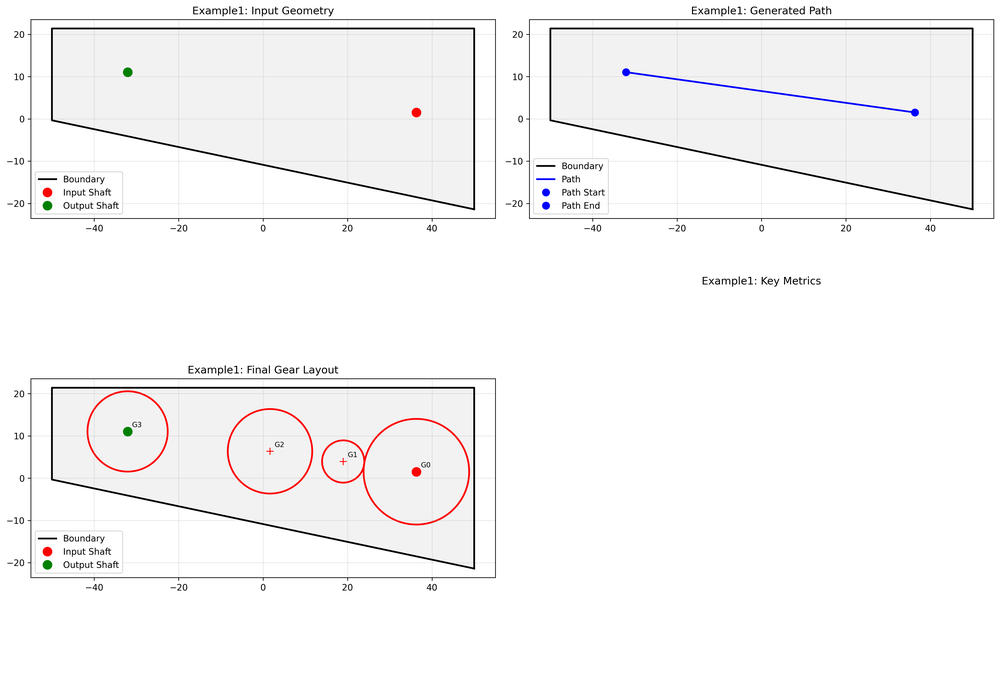
#> input picture technical_report_example1.png, 1000 x 673 px, shrunk from 4770 x 3208 before the run
$ python -i preprocessing_skills.py   (imports and definitions only)
#> lines starting #> are read from the running program, lines starting #| are printed output that depends on the picture; after the words box and inside, x2 and y2 are one past the last pixel; in counts of white or black regions, pixels touching at a corner belong together
#> further down, picture is the input picture: shape (673, 1000, 3); mean B, G, R 246.1, 245.9, 246.6
"""
Preprocessing skills for GearRL system handling image processing and coordinate normalization.
"""

import cv2
import numpy as np
from typing import Tuple, List, Dict, Any, Optional
from common.data_models import Point


class ImageProcessor:
    """Handles image preprocessing for gear system detection."""

    # [35 lines left out: function detect_shaft_centers, not called in this run]

    @staticmethod
    def detect_boundary(img: np.ndarray, epsilon_factor: float = 0.001) -> List[Point]:
        """
        Detect and approximate boundary polygon from image.

        Args:
            img: Input BGR image
            epsilon_factor: Factor for contour approximation (Ramer-Douglas-Peucker)

        Returns:
            List of boundary points as Point objects
        """
#> called with epsilon_factor = 0.001
        gray = cv2.cvtColor(img, cv2.COLOR_BGR2GRAY)
        blurred = cv2.GaussianBlur(gray, (5, 5), 0)
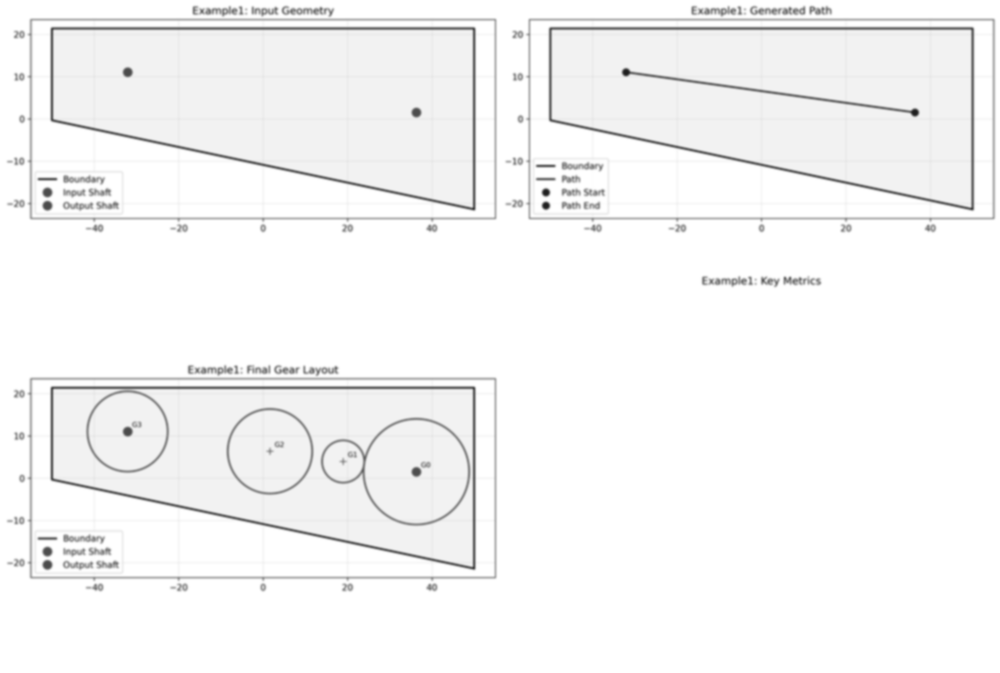
#> blurred: shape (673, 1000); min 30, max 255, mean 246.1
        edged = cv2.Canny(blurred, 50, 150)
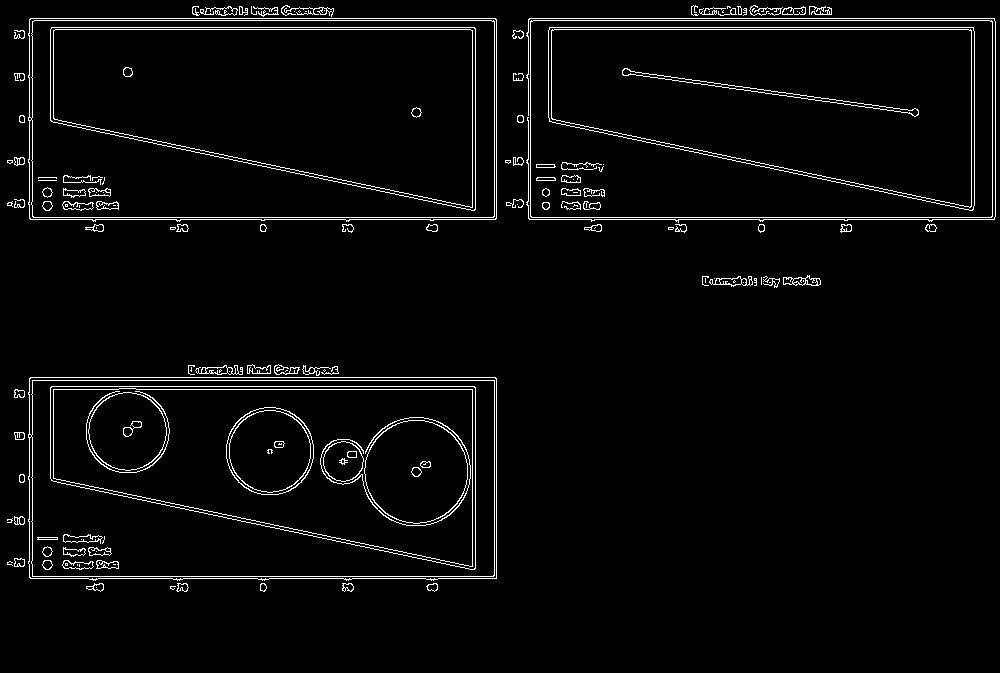
#> edged: shape (673, 1000); 3.4% white in thin lines or dots, all inside (x1, y1, x2, y2) = (7, 5, 996, 592)
        contours, _ = cv2.findContours(edged, cv2.RETR_EXTERNAL, cv2.CHAIN_APPROX_SIMPLE)
#> contours = 85 contours, 44 with area under 20; largest, box (x1, y1, x2, y2) and area: (28, 377, 497, 581) 93942, (28, 18, 497, 222) 93908, (530, 20, 993, 218) 91010, (783, 275, 821, 286) 242, (195, 365, 243, 375) 230

        if not contours:
            return []

        largest_contour = max(contours, key=cv2.contourArea)
#> largest_contour = contour of 72 points, box (x1, y1, x2, y2) (28, 377, 497, 581), area 93942
        approximated_points = ImageProcessor._approximate_contour(largest_contour, epsilon_factor)

        return [Point(x=float(p[0]), y=float(p[1])) for p in approximated_points]

    # [9 lines left out: function _get_contour_center, not called in this run]

    @staticmethod
    def _approximate_contour(contour: np.ndarray, epsilon_factor: float = 0.001) -> List[List[int]]:
        """Approximate contour using Ramer-Douglas-Peucker algorithm."""
#> called with contour = array of shape (72, 1, 2), epsilon_factor = 0.001
        epsilon = epsilon_factor * cv2.arcLength(contour, True)
#> epsilon = 1.35
        approx = cv2.approxPolyDP(contour, epsilon, True)
#> approx = contour of 20 points, box (x1, y1, x2, y2) (28, 377, 497, 581), area 93681
        return approx.squeeze().tolist()


class CoordinateNormalizer:
    """Handles coordinate normalization and transformation."""

    # [74 lines left out: functions calculate_normalization_params, normalize_points, denormalize_points, not called in this run]

>>> import cv2
>>> picture = cv2.imread('../../technical_report_example1.png')
>>> result = ImageProcessor().detect_boundary(picture)
#> in detect_boundary, `approximated_points = ImageProcessor._approximate_contour(largest_cont..`: approximated_points = [[29, 378], [28, 563], [30, 578], [88, 578], [93, 580], [98, 578], [172, 578], [177, 580], [183, 578], [257, 578], [262, 580], [269, 578], [343, 578], [346, 580], [352, 578], [425, 578], [431, 580], [438, 578], [496, 578], [495, 377]]
#> result = 20 items

$ run again, on experiment_1_layouts.png
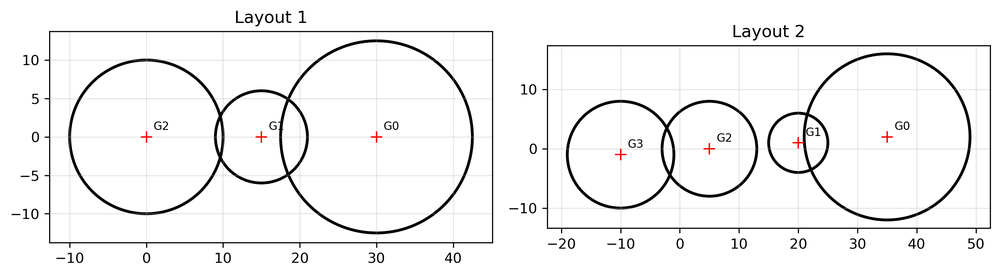
#> input picture experiment_1_layouts.png, 1000 x 276 px, shrunk from 2969 x 818 before the run
#> picture is the input picture: shape (276, 1000, 3); mean B, G, R 242.5, 242.5, 242.7
#> in detect_boundary, `blurred = cv2.GaussianBlur(gray, (5, 5), 0)`:
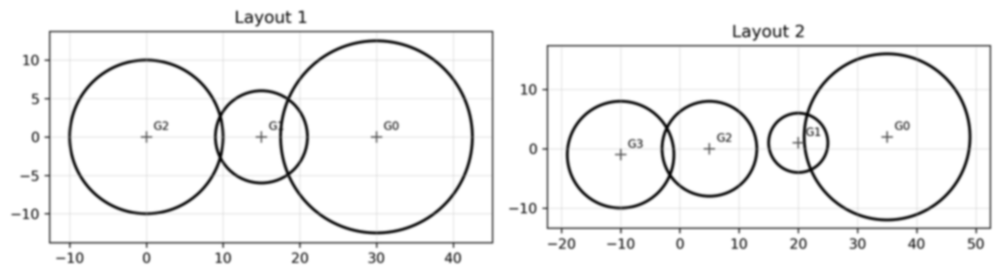
#> blurred: shape (276, 1000); min 10, max 255, mean 242.5
#> in detect_boundary, `edged = cv2.Canny(blurred, 50, 150)`:
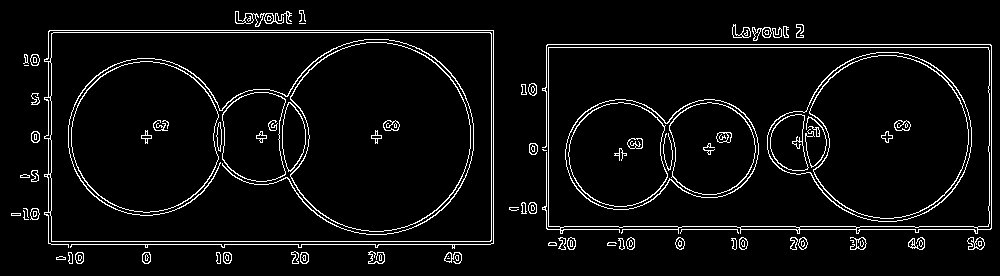
#> edged: shape (276, 1000); 5.3% white in thin lines or dots
#> contours = 57 contours, 18 with area under 20; largest, box (x1, y1, x2, y2) and area: (44, 30, 494, 249) 92488, (542, 44, 992, 234) 79728, (235, 11, 292, 27) 244, (967, 237, 985, 250) 146, (752, 27, 772, 41) 134
#> largest_contour = contour of 145 points, box (x1, y1, x2, y2) (44, 30, 494, 249), area 92488
#> epsilon = 3.72
#> approx = contour of 33 points, box (x1, y1, x2, y2) (44, 30, 494, 249), area 92390
#> approximated_points = 33 pairs, first value 44 to 493, second value 30 to 248
#> result = 33 items

$ run again, on experiment_1_metrics.png
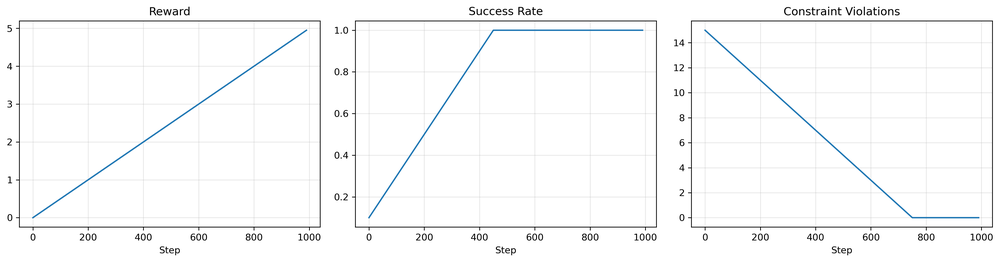
#> input picture experiment_1_metrics.png, 1000 x 262 px, shrunk from 4458 x 1168 before the run
#> picture is the input picture: shape (262, 1000, 3); mean B, G, R 249.4, 249, 248.5
#> in detect_boundary, `blurred = cv2.GaussianBlur(gray, (5, 5), 0)`:
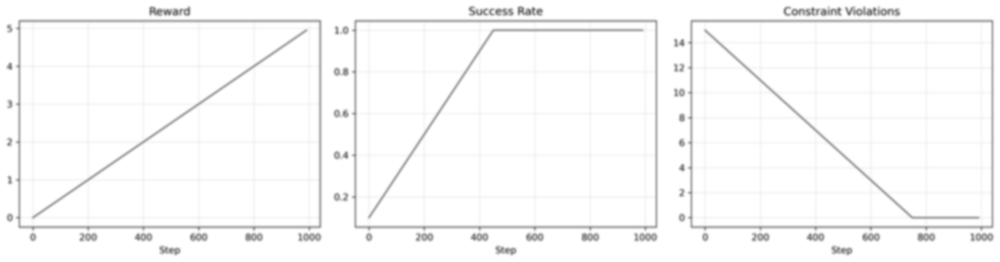
#> blurred: shape (262, 1000); min 116, max 255, mean 248.9
#> in detect_boundary, `edged = cv2.Canny(blurred, 50, 150)`:
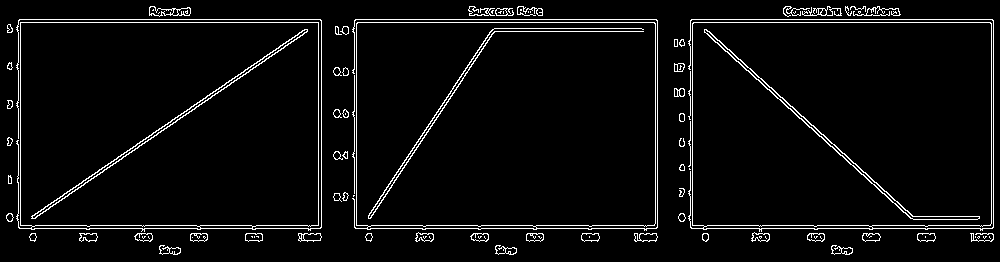
#> edged: shape (262, 1000); 4.5% white in thin lines or dots
#> contours = 73 contours, 20 with area under 20; largest, box (x1, y1, x2, y2) and area: (688, 19, 994, 232) 61248, (352, 19, 658, 231) 61240, (16, 19, 322, 232) 61211, (149, 6, 191, 17) 260, (298, 233, 322, 242) 150
#> largest_contour = contour of 126 points, box (x1, y1, x2, y2) (688, 19, 994, 232), area 61248
#> epsilon = 2.54
#> approx = contour of 21 points, box (x1, y1, x2, y2) (688, 19, 994, 232), area 61693
#> approximated_points = [[690, 20], [689, 69], [692, 19], [993, 21], [991, 228], [871, 226], [990, 225], [990, 22], [693, 22], [692, 225], [704, 226], [690, 226], [690, 171], [688, 218], [691, 228], [758, 228], [761, 231], [762, 228], [982, 230], [993, 227], [992, 19]]
#> result = 21 items

$ run again, on technical_report_simple.png
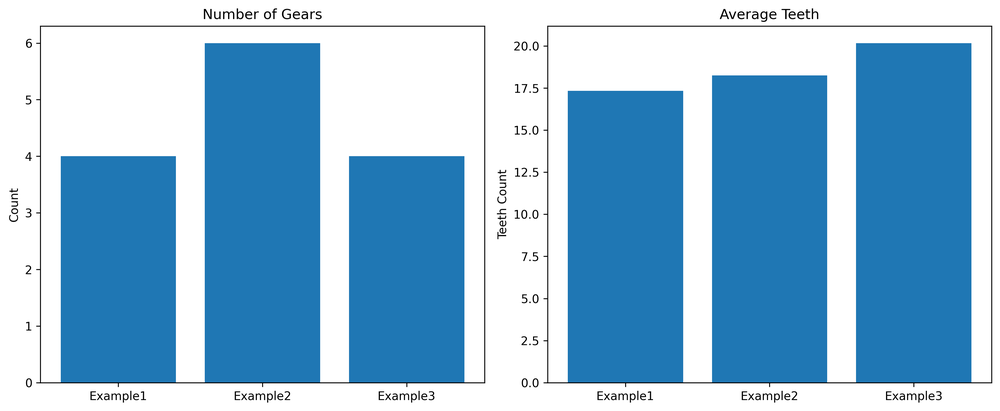
#> input picture technical_report_simple.png, 1000 x 411 px, shrunk from 3570 x 1466 before the run
#> picture is the input picture: shape (411, 1000, 3); mean B, G, R 214.9, 185.3, 142.6
#> in detect_boundary, `gray = cv2.cvtColor(img, cv2.COLOR_BGR2GRAY)`:
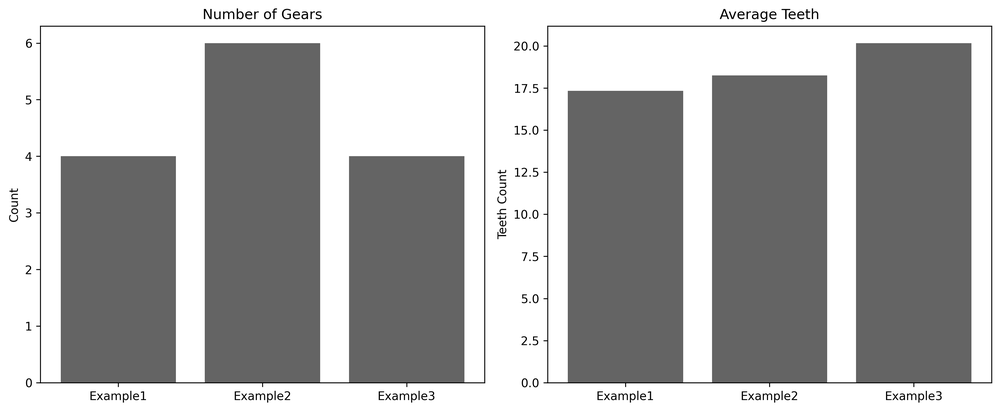
#> gray: shape (411, 1000); min 0, max 255, mean 176
#> in detect_boundary, `edged = cv2.Canny(blurred, 50, 150)`:
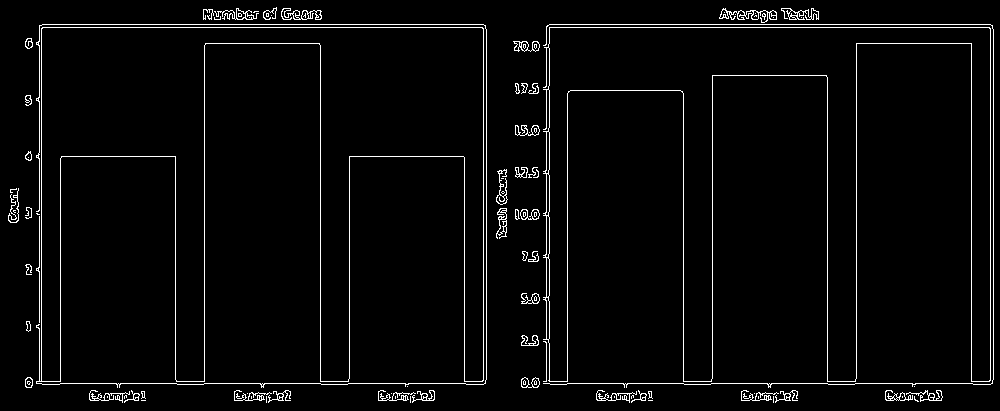
#> edged: shape (411, 1000); 3.4% white in thin lines or dots
#> contours = 79 contours, 43 with area under 20; largest, box (x1, y1, x2, y2) and area: (36, 24, 487, 388) 65556, (543, 27, 991, 382) 48974, (719, 8, 777, 23) 226, (281, 8, 322, 20) 170, (513, 41, 540, 52) 160
#> largest_contour = contour of 180 points, box (x1, y1, x2, y2) (36, 24, 487, 388), area 65556
#> epsilon = 6.22
#> approx = contour of 24 points, box (x1, y1, x2, y2) (36, 24, 487, 384), area 67732
#> approximated_points = [[39, 25], [36, 211], [42, 24], [483, 24], [486, 379], [37, 383], [60, 381], [62, 156], [175, 157], [175, 379], [204, 381], [206, 43], [320, 45], [320, 381], [349, 378], [349, 157], [464, 157], [464, 381], [483, 380], [482, 27], [42, 27], [36, 383], [485, 383], [485, 25]]
#> result = 24 items
